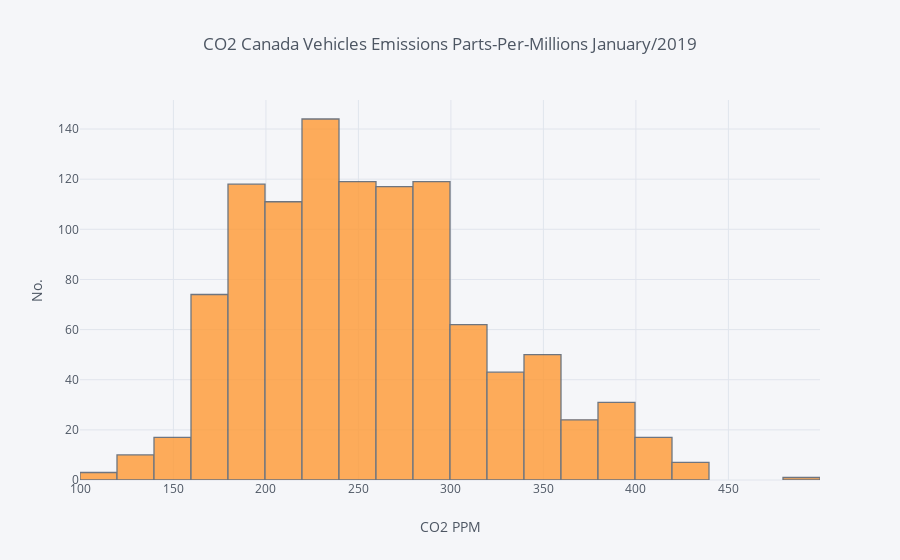

Notebook code cell kept with this figure:
### Code cell
co2_df['CO2EMISSIONS'].iplot(kind='hist', bins=30, xTitle='CO2 PPM', yTitle='No.', title='CO2 Canada Vehicles Emissions Parts-Per-Millions January/2019')

### Figure 1 — Plotly figure (JSON) as saved in the notebook; plotly's stock layout.template omitted (floating-point values rounded to 4 significant figures; data arrays with more than 128 entries replaced by an {"elided": "..."} marker saying what was removed)
{"data": [{"histfunc": "count", "histnorm": "", "marker": {"color": "rgba(255, 153, 51, 1.0)", "line": {"color": "#4D5663", "width": 1.3}}, "name": "CO2EMISSIONS", "nbinsx": 30, "opacity": 0.8, "orientation": "v", "type": "histogram", "uid": "07eb159f-2a97-47ee-bfb4-13f819728a01", "x": {"elided": "1067 int values"}}], "layout": {"barmode": "overlay", "legend": {"bgcolor": "#F5F6F9", "font": {"color": "#4D5663"}}, "paper_bgcolor": "#F5F6F9", "plot_bgcolor": "#F5F6F9", "title": {"font": {"color": "#4D5663"}, "text": "CO2 Canada Vehicles Emissions Parts-Per-Millions January/2019"}, "xaxis": {"gridcolor": "#E1E5ED", "showgrid": true, "tickfont": {"color": "#4D5663"}, "title": {"font": {"color": "#4D5663"}, "text": "CO2 PPM"}, "zerolinecolor": "#E1E5ED"}, "yaxis": {"gridcolor": "#E1E5ED", "showgrid": true, "tickfont": {"color": "#4D5663"}, "title": {"font": {"color": "#4D5663"}, "text": "No."}, "zerolinecolor": "#E1E5ED"}}}
